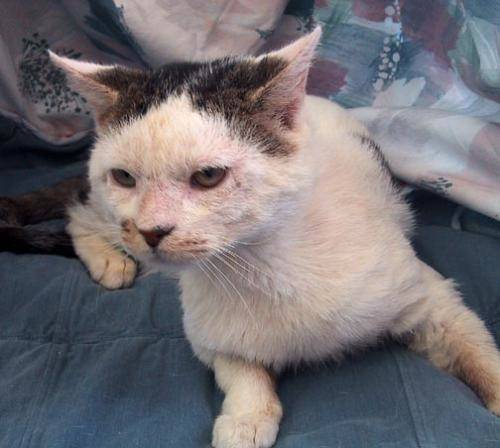
#> input picture dataset/train/train/cat.10022.jpg, 500 x 448 px, found by its file name; its folder holds only this picture in this run
$ python torch_image_resize.py
#> lines starting #> are read from the running program, lines starting #| are printed output that depends on the picture
from PIL import Image
import os
from tqdm import tqdm
root_dir='C:/Users/all7j/PycharmProjects/torch_tutorials/dataset/train/train/'
file_list= os.listdir(root_dir)
save_path='C:/Users/all7j/PycharmProjects/torch_tutorials/dataset/cats_dogs/resized/'

if not os.path.exists(save_path):
    os.mkdir(save_path)

print("Resizing... ")
for file in tqdm(file_list):

    image=Image.open(root_dir+file)
#> image is the input picture: PIL image 500x448 RGB; mean R, G, B 114.8, 110.7, 115.3
    image=image.resize((256, 256))
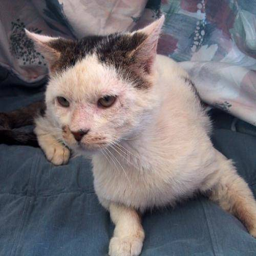
#> image: PIL image 256x256 RGB; mean R, G, B 114.8, 110.6, 115.3
    image=image.rotate(-90)
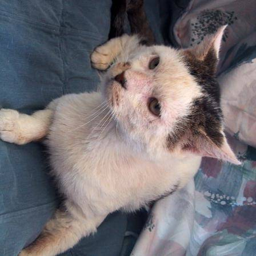
#> image: PIL image 256x256 RGB; mean R, G, B 114.8, 110.6, 115.3

    # Change format JPG to PNG
    file = file[:-3] + "png"
    save_point= save_path+file

    image.save(save_point)
print('Done')

$ run again, on dataset/train/train/cat.12417.jpg
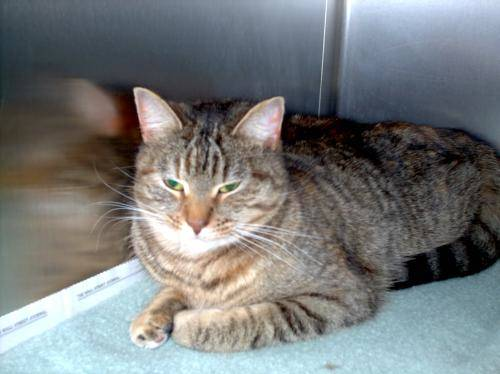
#> input picture dataset/train/train/cat.12417.jpg, 500 x 374 px, found by its file name
#> image is the input picture: PIL image 500x374 RGB; mean R, G, B 119.8, 122.5, 122.9
#> `image=image.resize((256, 256))`:
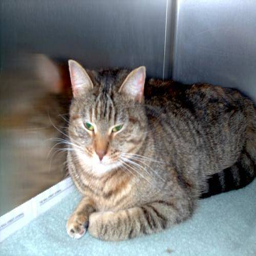
#> image: PIL image 256x256 RGB; mean R, G, B 119.8, 122.5, 122.9
#> `image=image.rotate(-90)`:
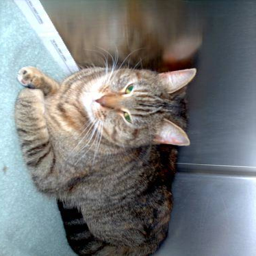
#> image: PIL image 256x256 RGB; mean R, G, B 119.8, 122.5, 122.9

$ run again, on dataset/train/train/cat.1249.jpg
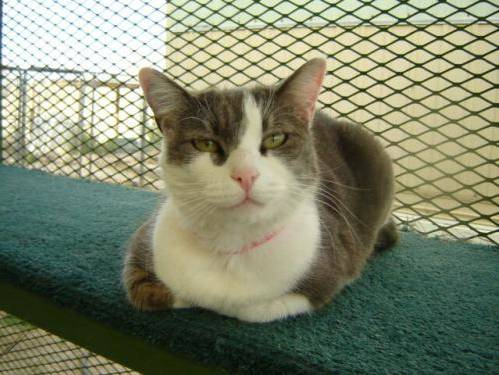
#> input picture dataset/train/train/cat.1249.jpg, 499 x 375 px, found by its file name
#> image is the input picture: PIL image 499x375 RGB; mean R, G, B 126.9, 132.6, 108.3
#> `image=image.resize((256, 256))`:
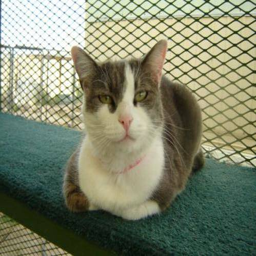
#> image: PIL image 256x256 RGB; mean R, G, B 126.9, 132.6, 108.3
#> `image=image.rotate(-90)`:
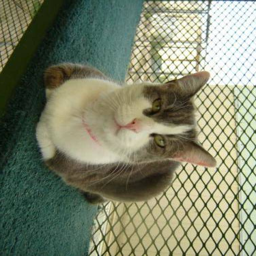
#> image: PIL image 256x256 RGB; mean R, G, B 126.9, 132.6, 108.3

$ run again, on dataset/train/train/cat.1735.jpg
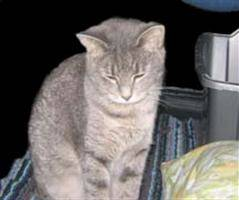
#> input picture dataset/train/train/cat.1735.jpg, 239 x 200 px, found by its file name
#> image is the input picture: PIL image 239x200 RGB; mean R, G, B 106.9, 102.7, 100.7
#> `image=image.resize((256, 256))`:
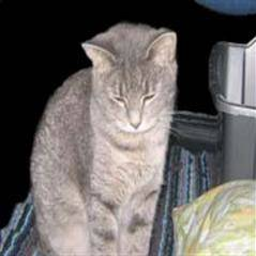
#> image: PIL image 256x256 RGB; mean R, G, B 106.9, 102.7, 100.7
#> `image=image.rotate(-90)`:
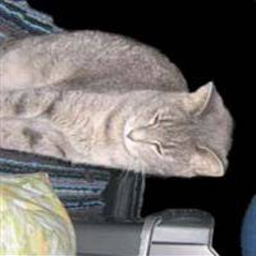
#> image: PIL image 256x256 RGB; mean R, G, B 106.9, 102.7, 100.7

$ run again, on dataset/train/train/cat.10715.jpg
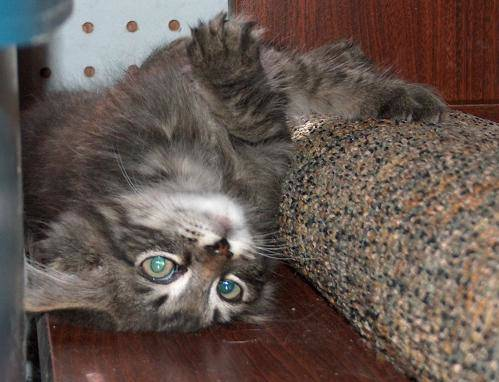
#> input picture dataset/train/train/cat.10715.jpg, 499 x 382 px, found by its file name
#> image is the input picture: PIL image 499x382 RGB; mean R, G, B 100.3, 86.5, 80
#> `image=image.resize((256, 256))`:
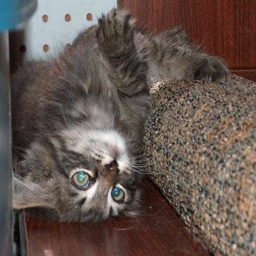
#> image: PIL image 256x256 RGB; mean R, G, B 100.3, 86.5, 80
#> `image=image.rotate(-90)`:
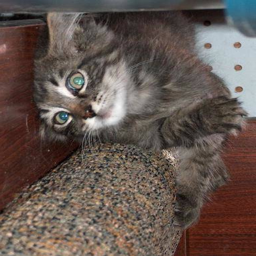
#> image: PIL image 256x256 RGB; mean R, G, B 100.3, 86.5, 80
